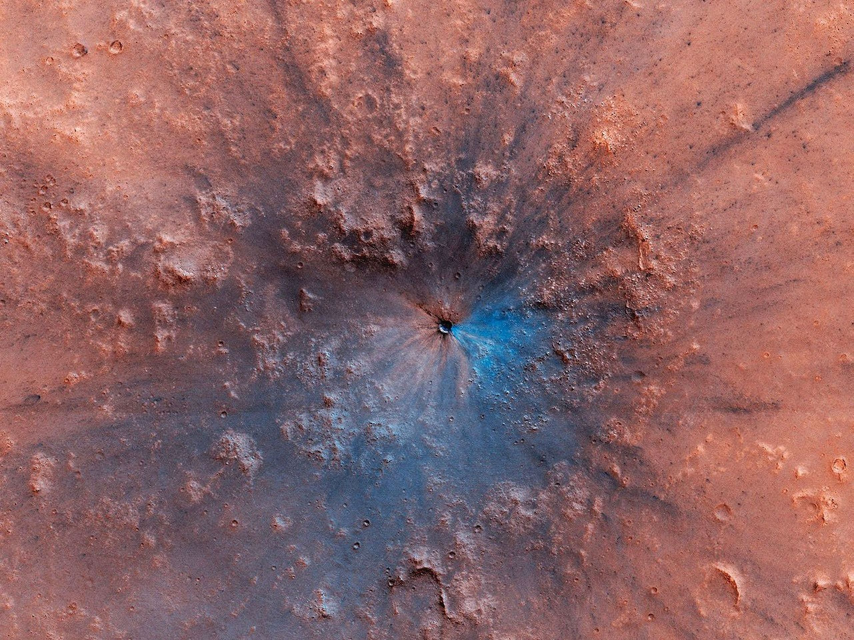
#> input picture Pictures/22574_PIA23304.jpg, 2560 x 1920 px (shown at 1/3 size)
$ python simple_crater_detection.py
#> lines starting #> are read from the running program, lines starting #| are printed output that depends on the picture; after the words box and inside, x2 and y2 are one past the last pixel; in counts of white or black regions, pixels touching at a corner belong together
### crater_detection.py
"""
Crater Detection Module for CubeSat Imaging Payload
Detects circular features (craters, depressions) in surface imagery
using Hough circle transform and contour analysis.

No clue if ts work or not btw
"""

import cv2
import numpy as np
from dataclasses import dataclass
from typing import List, Tuple


@dataclass
class CraterFeature:
    """Metadata for detected crater feature."""
    center_x: int          # pixel coordinate
    center_y: int          # pixel coordinate
    radius: int            # pixels
    confidence: float      # 0.0 to 1.0
    area_fraction: float   # fraction of image area occupied

    # [8 lines left out: function to_dict, not called in this run]


class CraterDetector:
    """
    Detects circular features (craters) in preprocessed images.
    Optimized for CubeSat onboard processing.
    """

    # [156 lines left out: functions __init__, detect_craters_hough, detect_craters_contour, detect_craters, filter_by_size, filter_by_confidence, not called in this run]


def visualize_detections(image: np.ndarray, features: List[CraterFeature],
                        output_path: str = None) -> np.ndarray:
    """
    Visualize detected craters on image.

    Parameters:
        image: original or preprocessed image
        features: list of CraterFeature objects
        output_path: optional path to save visualization

    Returns:
        Image with drawn circles
    """
    # Convert to RGB if grayscale for visualization
    if len(image.shape) == 2:
        img_vis = cv2.cvtColor(image, cv2.COLOR_GRAY2BGR)
    else:
        img_vis = image.copy()

    # Draw detected circles
    for feature in features:
        cv2.circle(img_vis, (feature.center_x, feature.center_y),
                  feature.radius, (0, 255, 0), 2)
        cv2.circle(img_vis, (feature.center_x, feature.center_y),
                  3, (0, 0, 255), -1)  # Center point

    if output_path:
        cv2.imwrite(output_path, img_vis)

    return img_vis

### simple_crater_detection.py
"""
Simple crater detection for Mars images
Focuses on impact crater characteristics: circular, dark centers, bright rims
"""

import cv2
import numpy as np
import os
from crater_detection import CraterDetector, visualize_detections

def detect_mars_craters(image_path, output_path='mars_craters.jpg'):
    """
    Specialized crater detection for Mars surface images
    """
#> called with image_path = 'Pictures/22574_PIA23304.jpg', output_path = 'mars_craters.jpg'
    if not os.path.exists(image_path):
        print(f"Error: {image_path} not found")
        return []

    print(f"Loading: {image_path}")
    img = cv2.imread(image_path)
#> img is the input picture: shape (1920, 2560, 3); mean B, G, R 102.1, 100.6, 141.9
    img_gray = cv2.cvtColor(img, cv2.COLOR_BGR2GRAY)
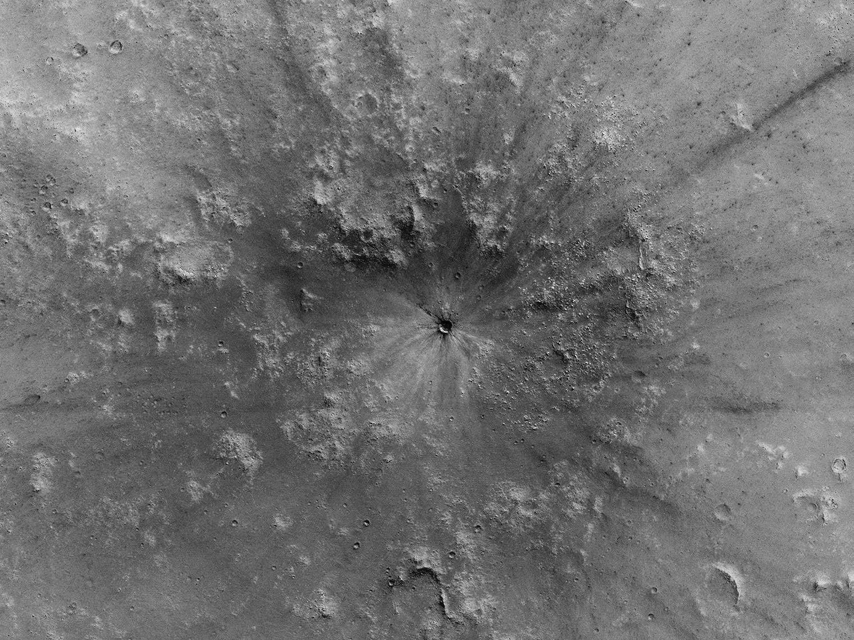
#> img_gray: shape (1920, 2560) (shown at 1/3 size); min 0, max 251, mean 113.1

    print(f"Image shape: {img.shape}")
#| Image shape: (1920, 2560, 3)

    # Mars-specific preprocessing
    # 1. CLAHE for contrast enhancement
    clahe = cv2.createCLAHE(clipLimit=2.0, tileGridSize=(16, 16))
    img_enhanced = clahe.apply(img_gray)
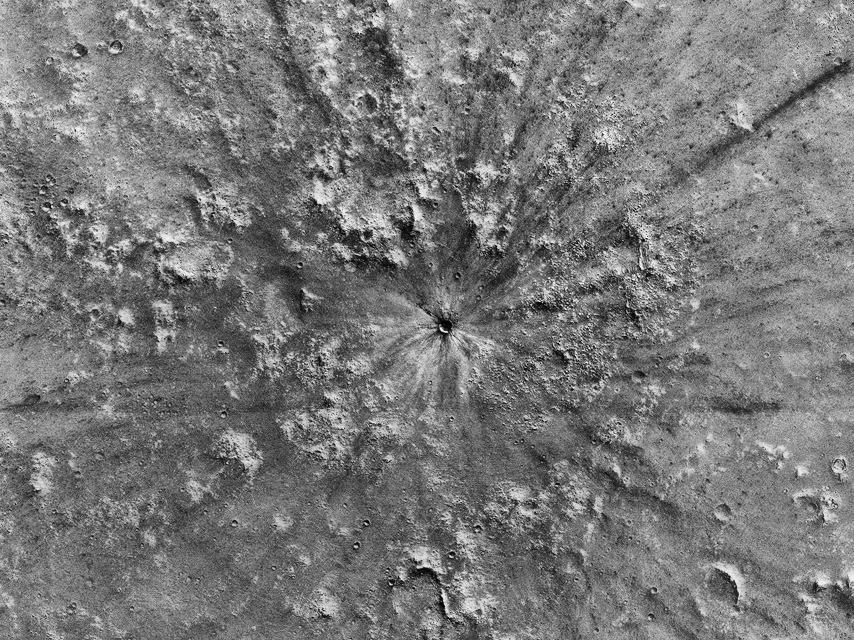
#> img_enhanced: shape (1920, 2560) (shown at 1/3 size); min 0, max 254, mean 120.6

    # 2. Morphological operations to enhance crater rims
    kernel = cv2.getStructuringElement(cv2.MORPH_ELLIPSE, (3, 3))
    img_morph = cv2.morphologyEx(img_enhanced, cv2.MORPH_CLOSE, kernel)

    # 3. Edge detection
    edges = cv2.Canny(img_morph, 30, 100)
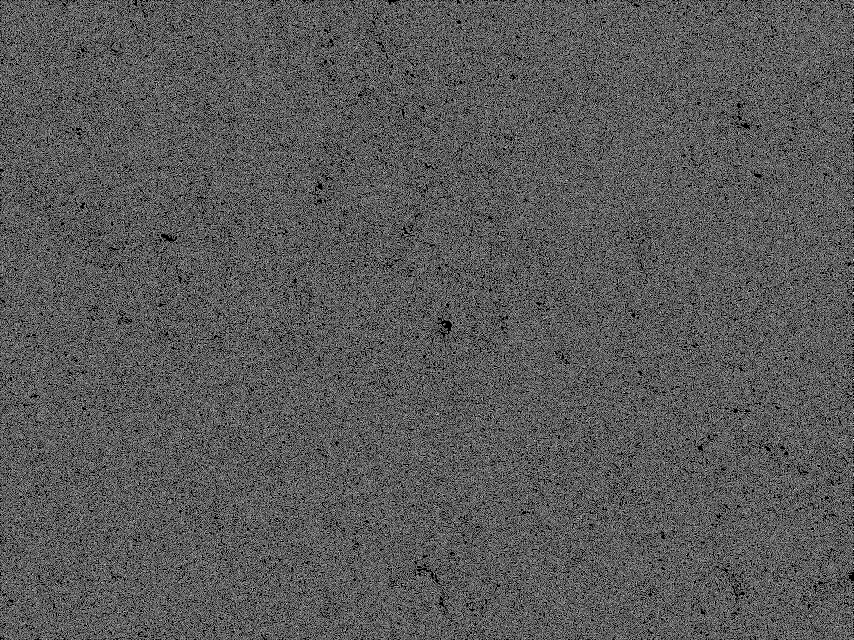
#> edges: shape (1920, 2560) (shown at 1/3 size); 35% white in thin lines or dots

    # 4. Dilate edges slightly to connect crater rims
    edges = cv2.dilate(edges, kernel, iterations=1)
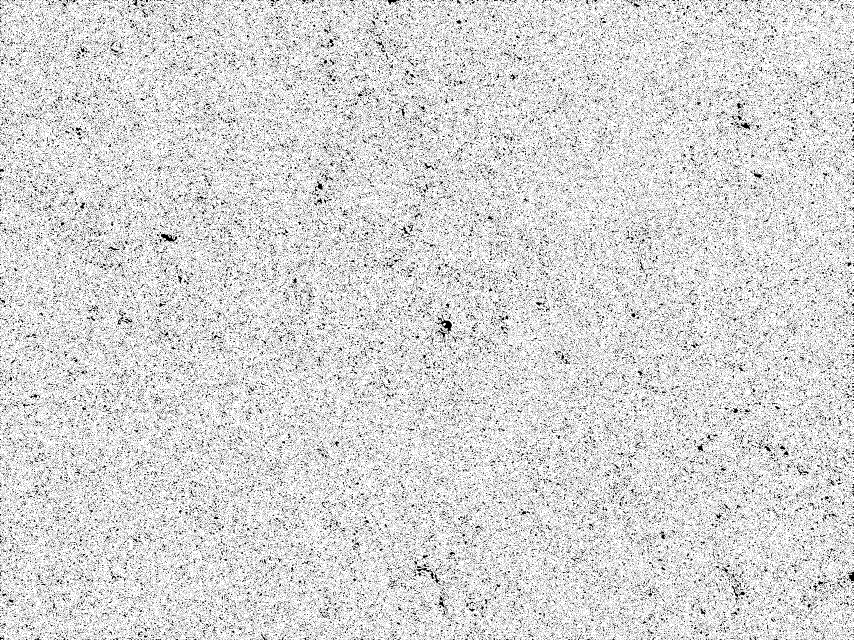
#> edges: shape (1920, 2560) (shown at 1/3 size); 84.1% white; black in thin lines or dots

    # Find contours (potential crater candidates)
    contours, _ = cv2.findContours(edges, cv2.RETR_EXTERNAL, cv2.CHAIN_APPROX_SIMPLE)
#> contours = 5 contours, 2 with area under 20; largest, box (x1, y1, x2, y2) and area: (0, 0, 2560, 1920) 4900720, (1883, 0, 1894, 7) 26, (822, 0, 829, 6) 20

    print(f"Found {len(contours)} contour candidates")
#| Found 5 contour candidates

    # Filter contours by crater-like properties
    crater_candidates = []

    for contour in contours:
        area = cv2.contourArea(contour)
        if area < 100 or area > 50000:  # Size filter
            continue

        # Get bounding circle
        (x, y), radius = cv2.minEnclosingCircle(contour)
        radius = int(radius)

        if radius < 15 or radius > 150:  # Radius filter
            continue

        # Calculate circularity
        perimeter = cv2.arcLength(contour, True)
        circularity = 4 * np.pi * area / (perimeter * perimeter) if perimeter > 0 else 0

        if circularity < 0.7:  # Must be fairly circular
            continue

        # Check if center is within image bounds
        height, width = img_gray.shape
        if not (radius < x < width - radius and radius < y < height - radius):
            continue

        # Calculate confidence based on circularity and size
        confidence = min(circularity * 0.8 + (1 - abs(radius - 50) / 100) * 0.2, 1.0)

        if confidence > 0.6:  # Final confidence filter
            crater_candidates.append({
                'x': int(x), 'y': int(y), 'radius': radius,
                'confidence': confidence, 'circularity': circularity
            })
#> this loop made 5 passes
#> area on passes 3 to 5: 26.5, 20.5, 4900720.5
#> after the loop, crater_candidates = []

    print(f"Filtered to {len(crater_candidates)} crater candidates")
#| Filtered to 0 crater candidates

    # Convert to CraterFeature format
    from crater_detection import CraterFeature
    craters = []
    height, width = img_gray.shape
#> height = 1920; width = 2560

    for candidate in crater_candidates:
        area_fraction = (np.pi * candidate['radius']**2) / (height * width)
        craters.append(CraterFeature(
            center_x=candidate['x'],
            center_y=candidate['y'],
            radius=candidate['radius'],
            confidence=candidate['confidence'],
            area_fraction=area_fraction
        ))
#> this loop made 0 passes
#> after the loop, craters = []

    # Sort by confidence
    craters.sort(key=lambda c: c.confidence, reverse=True)

    # Take top 10 most confident
    craters = craters[:10]

    print(f"\n{'='*60}")
    print(f"FINAL CRATERS DETECTED: {len(craters)}")
#| FINAL CRATERS DETECTED: 0
    print(f"{'='*60}\n")

    for i, crater in enumerate(craters, 1):
        print(f"Crater {i}:")
        print(f"  Location: ({crater.center_x}, {crater.center_y})")
        print(f"  Radius: {crater.radius} pixels")
        print(f"  Confidence: {crater.confidence:.3f}")
        print()

    # Save visualization
    img_vis = visualize_detections(img, craters, output_path=output_path)
    print(f"Visualization saved to: {output_path}")

    return craters

if __name__ == '__main__':
    # Test on the Mars image
    image_path = 'Pictures/22574_PIA23304.jpg'
    detect_mars_craters(image_path)

$ run again, with enhanced_image.jpg copied over Pictures/22574_PIA23304.jpg
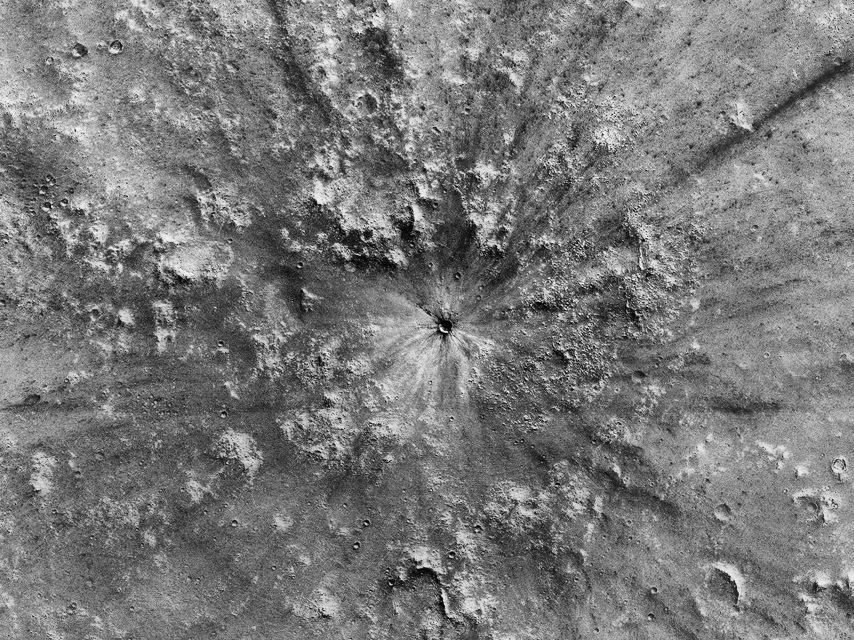
#> input picture enhanced_image.jpg, 2560 x 1920 px (shown at 1/3 size)
#> in detect_mars_craters, img is the input picture: shape (1920, 2560, 3); min 0, max 255, mean 121.3
#| Image shape: (1920, 2560, 3)
#> in detect_mars_craters, `edges = cv2.Canny(img_morph, 30, 100)`:
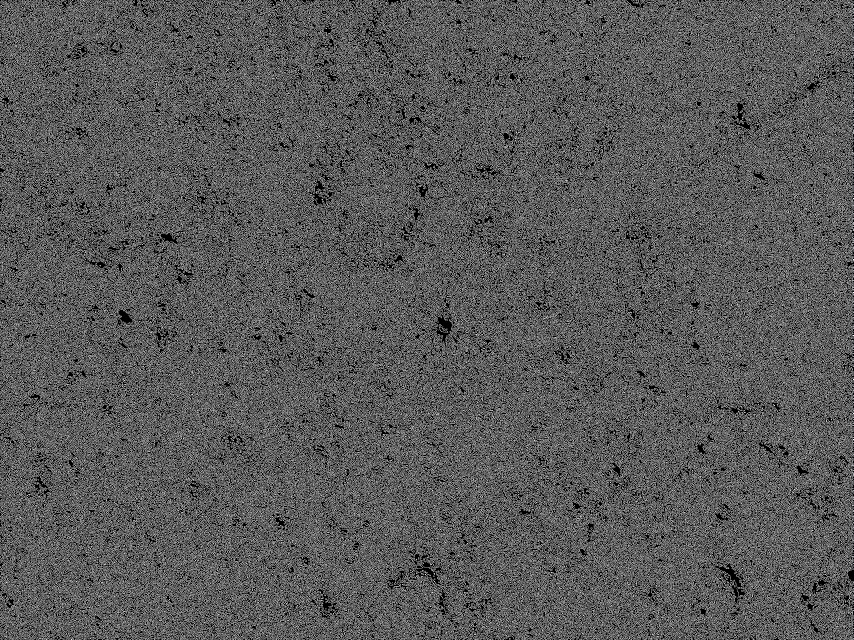
#> edges: shape (1920, 2560) (shown at 1/3 size); 35% white in thin lines or dots
#> in detect_mars_craters, `edges = cv2.dilate(edges, kernel, iterations=1)`:
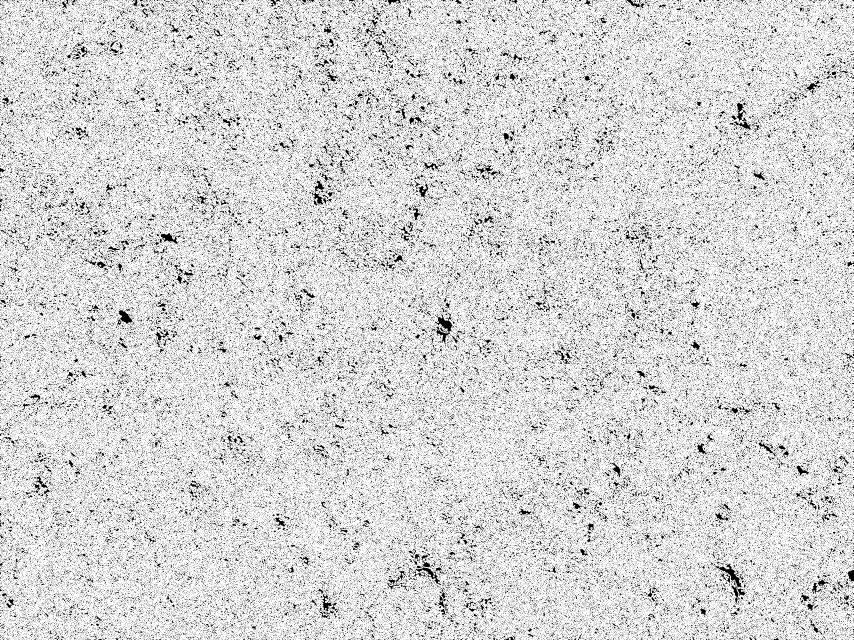
#> edges: shape (1920, 2560) (shown at 1/3 size); 84% white; black in thin lines or dots
#> contours = 6 contours, 2 with area under 20; largest, box (x1, y1, x2, y2) and area: (0, 0, 2560, 1920) 4900086, (1894, 0, 1904, 11) 48, (1526, 1913, 1532, 1920) 25, (2542, 1066, 2549, 1072) 24
#| Found 6 contour candidates
#> the loop in detect_mars_craters, `for contour in contours:` made 6 passes
#> area on passes 1, 2, 3, 6: 25, 24, 48, 4900086.5
#> after the loop in detect_mars_craters, `for contour in contours:`: crater_candidates = []
#| Filtered to 0 crater candidates
#| FINAL CRATERS DETECTED: 0
